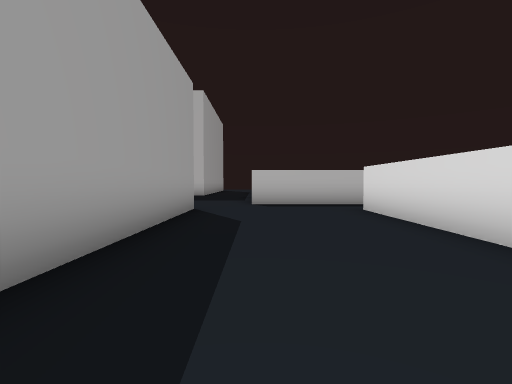
view 1 (above)

20 first-person views from a walk through a 3-D level made in the Unity game engine. The camera is 0.64 m above the floor, tilts 2° down and sees 85° across. The floor is counted in squares, 1 m on a side. Each view is taken from the middle of a square. On the plan, view 1 faces up. The plan holds only what a view shows up to about 9 squares ahead; the rest is blank. The place goes on beyond the plan. The player is left out.

view 2
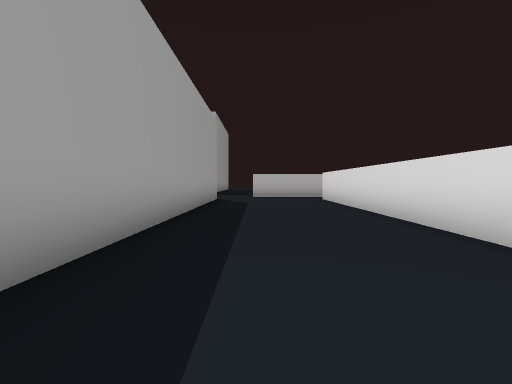

view 3
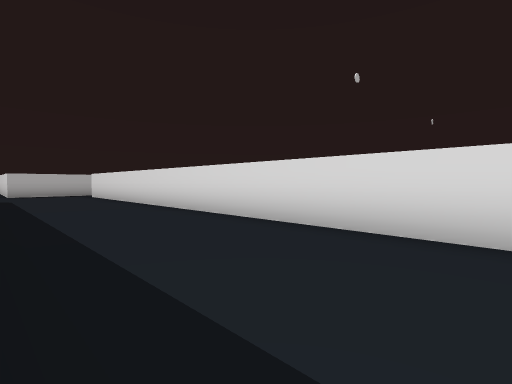

view 4
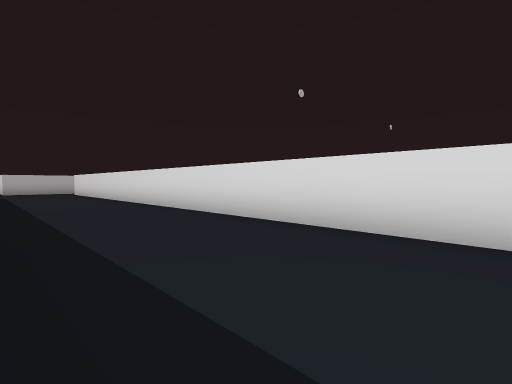

view 5
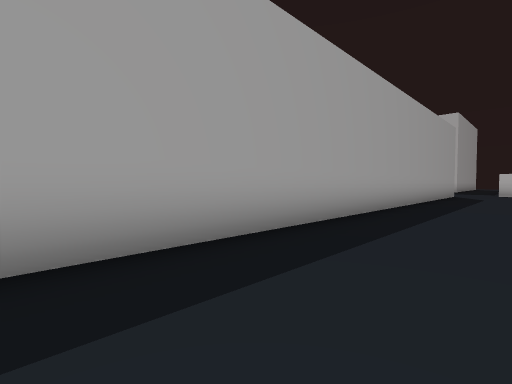

view 6
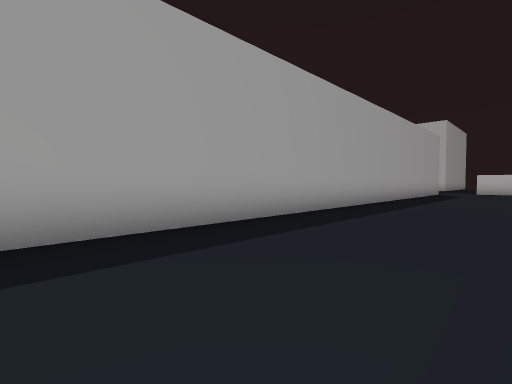

view 7
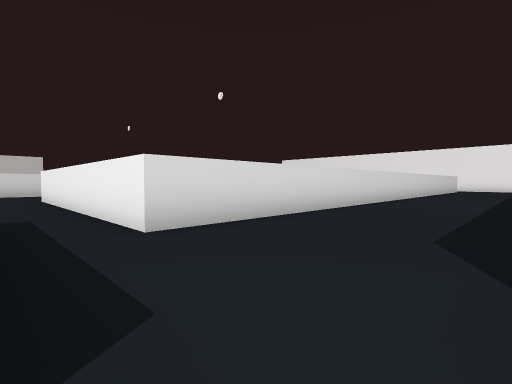

view 8
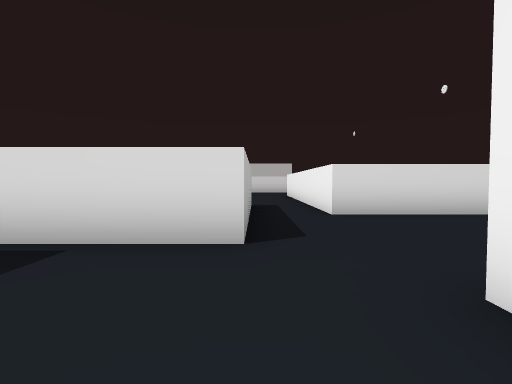

view 9
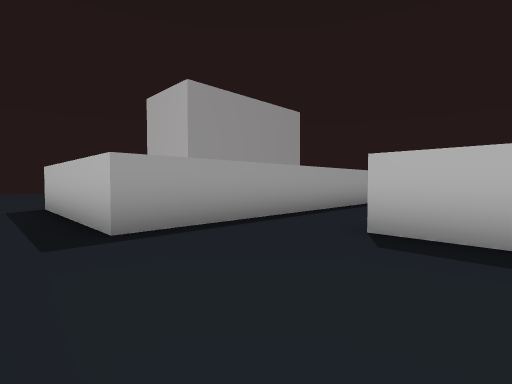

view 10
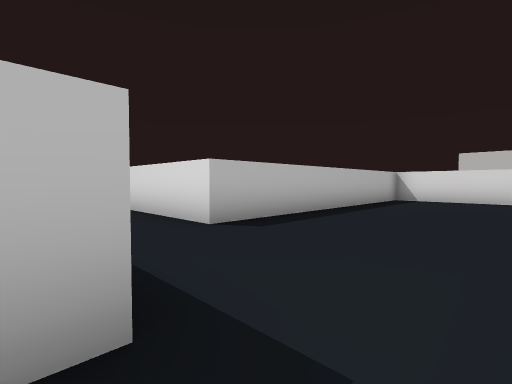

view 11
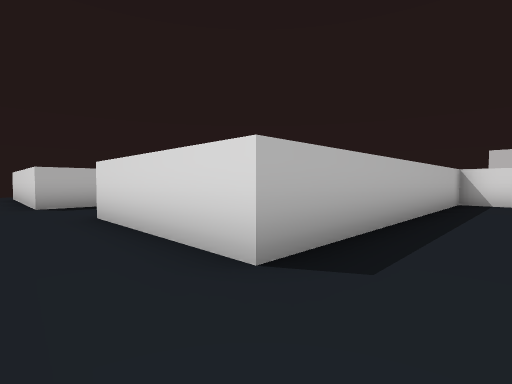

view 12
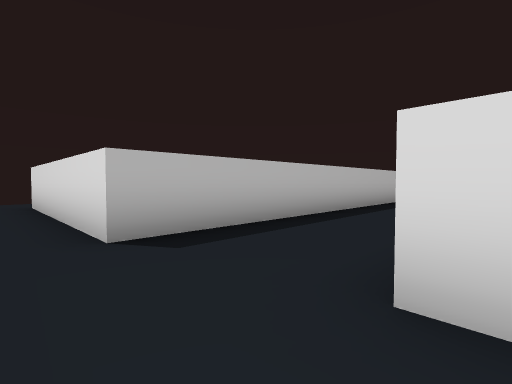

view 13
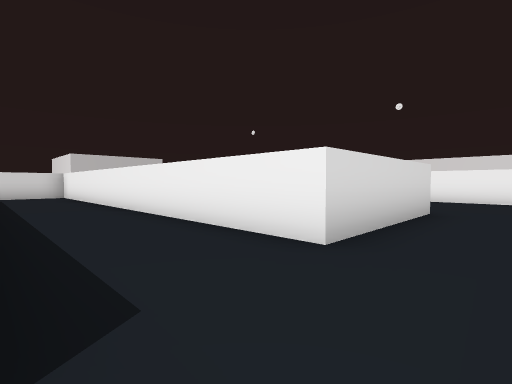

view 14
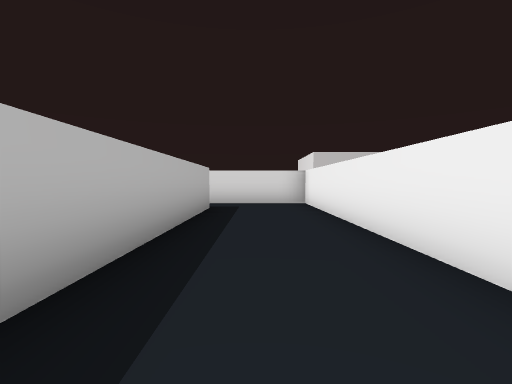

view 15
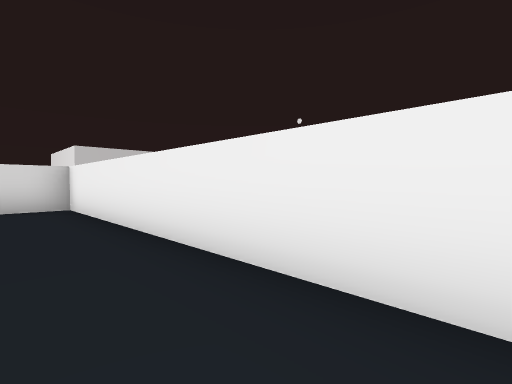

view 16
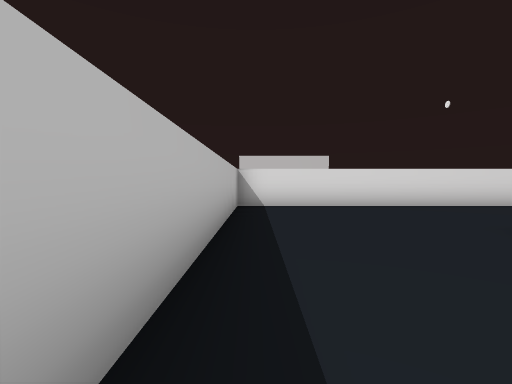

view 17
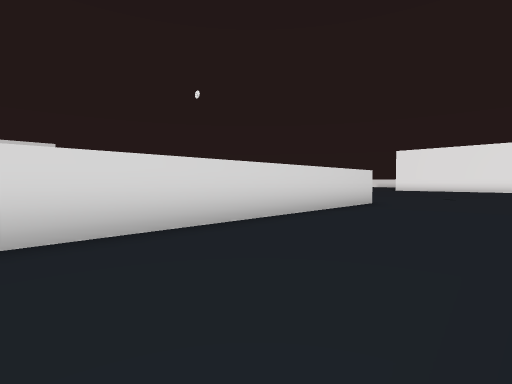

view 18
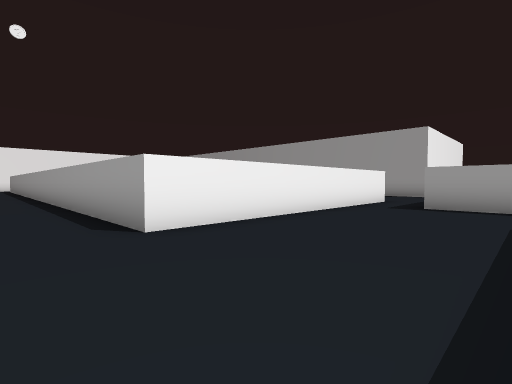

view 19
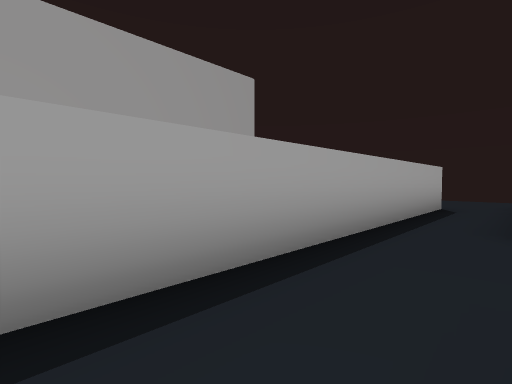

view 20
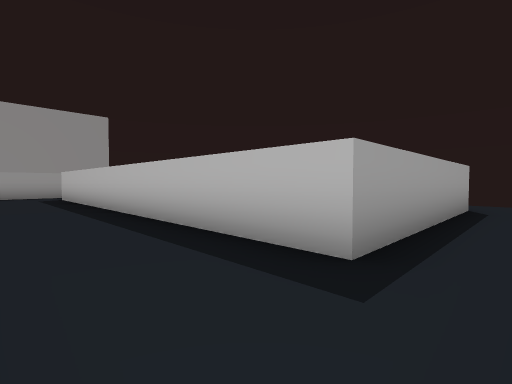

### Floor plan
Points are (right, up) in squares from view 1. A wall is a line through its corners. A room is listed if a view was taken in it or the views show most of it. See-through windows are left out.
Room 1 (views 1, 2, 3, 4, 5, 6, 7, 10)
walls: (-1.5, 6.8) (-1.5, -9.9); (2.5, -9.9) (2.5, 6.5) (4.5, 6.5); (4.4, 8.1) (-0.1, 8.1)
ways out: opening at (-1, 8) to room 2; opening at (3.5, 7) to room 3
Room 2 (view 8)
walls: (-0.1, 8.1) (-0.1, 10.8); (6, 21.6) (6, 22.8)
ways out: opening at (-1, 8) to room 1; opening at (5, 21) to room 3; opening at (6, 24.5)
Room 3 (views 9, 11, 12, 13, 14, 15, 16, 17, 18, 19, 20)
walls: (14.5, -1.5) (14.5, 10.5) (6.5, 10.5) (6.5, 14.5) (18.5, 14.5); (4.5, 6.5) (10.5, 6.5) (10.5, -1.2); (17, 21.4) (17, 17.2) (6, 17.2) (6, 21.6); (4.4, 20.9) (4.4, 8.1)
ways out: opening at (3.5, 7) to room 1; opening at (5, 21) to room 2; opening at (18, 21)

Positions as (right, up) in squares from view 1, and headings:
1: (0, 0), facing up
2: (0, -4), facing up
3: (-1, -7), facing up-right
4: (-1, -10), facing up-right
5: (1, -8), facing up-left
6: (2, -10), facing up-left
7: (-1, 8), facing down-right
8: (-3, 8), facing right
9: (8, 7), facing up-left
10: (4, 7), facing up-right
11: (5, 9), facing up-right
12: (5, 14), facing up-right
13: (5, 17), facing down-right
14: (10, 16), facing right
15: (11, 16), facing down-right
16: (7, 10), facing right
17: (11, 7), facing down-right
18: (12, 10), facing down-left
19: (6, 13), facing up-left
20: (18, 15), facing up-left
